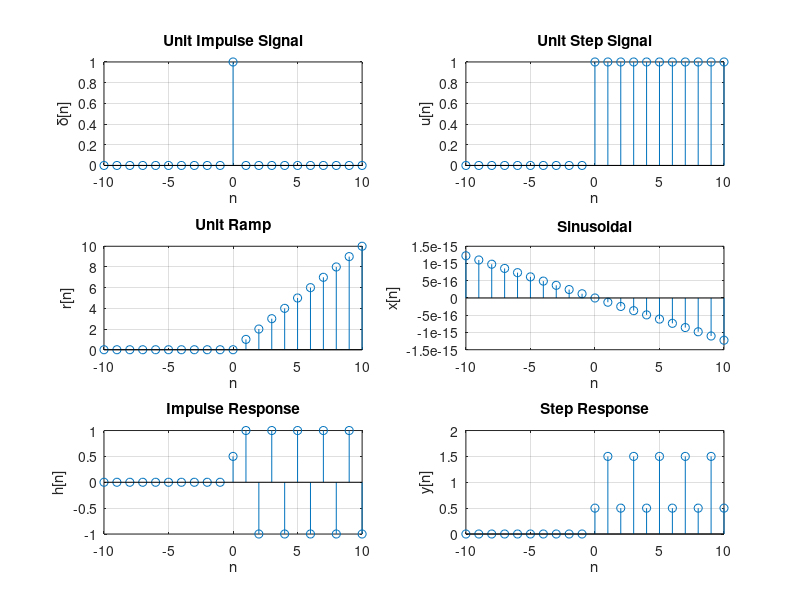

The MATLAB script that drew this image:
clc;
clear;
close all;

n = -10:10;
f = 1;

x1 = (n == 0);
x2 = (n >= 0);
x3 = n .* (n >= 0);
x4 = 0.5 * sin(2*pi*f*n);

figure;

subplot(3,2,1);
stem(n,x1);
grid on;
xlabel('n');
ylabel('\delta[n]');
title('Unit Impulse Signal');

subplot(3,2,2);
stem(n,x2);
grid on;
xlabel('n');
ylabel('u[n]');
title('Unit Step Signal');

subplot(3,2,3);
stem(n,x3);
grid on;
xlabel('n');
ylabel('r[n]');
title('Unit Ramp');

subplot(3,2,4);
stem(n,x4);
grid on;
xlabel('n');
ylabel('x[n]');
title('Sinusoidal');

b = [0.5 1.5];
a = [1 1];

h = filter(b,a,x1);
s = filter(b,a,x2);

subplot(3,2,5);
stem(n,h);
grid on;
xlabel('n');
ylabel('h[n]');
title('Impulse Response');

subplot(3,2,6);
stem(n,s);
grid on;
xlabel('n');
ylabel('y[n]');
title('Step Response');
